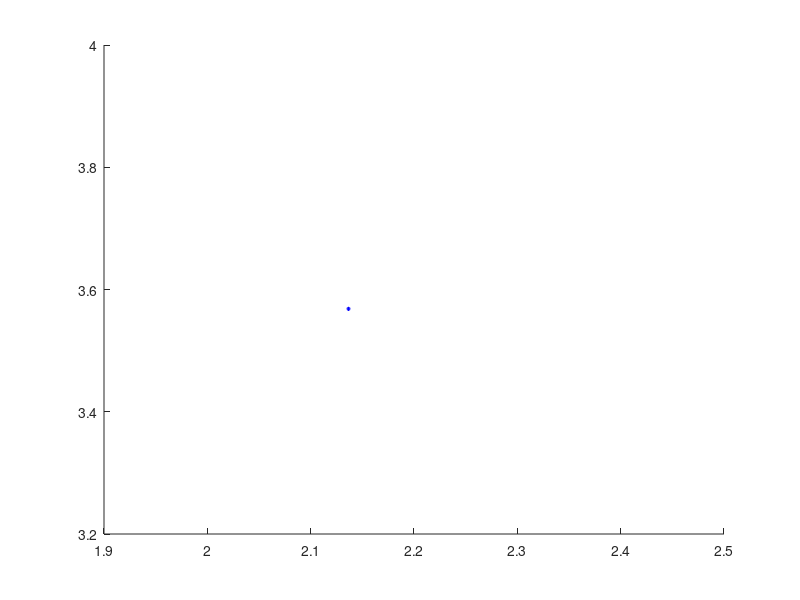

Recreate this plot in MATLAB. (Note: this script raises an error after producing the figure.)
% Respecte als resultats. De moment, et proposo començar amb 'generar'
% escenaris en Matlab. Quelcom tan senzill com definir un àrea rectangular
% de x*y metres, posar un AP al mig i N estacions repartides aleatòriament
% a l'àrea. Un cop tinguis l'escenari, calcula les distàncies entre l'AP
% i cada estació, i calcula la potència rebuda a cada una d'elles.
% Per això pots fer servir un model de propagació com el TMB
% https://arxiv.org/abs/1812.00667

% Et paso aquest parell de funcions. Es una manera senzilla de calcular el 
% throughput d'una estació. Seguint el que et deia ahir, et queda crear la 
% xarxa, per cada estació calcular la distància entre l'AP i ella mateixa, 
% calcular la potència rebuda, escollir el MCS a fer servir, i finalment 
% treure el throughput que pot assolir cada estació. Si proves diferents 
% valors de BW, has de tenir en compte que la potència tx és reparteix en 
% el total d'amplada de banda, que és equivalent a dir que la potència per 
% subcarrier es redueix a la meitat, i que per tant, augmentar el BW pot 
% suposar una reducció del MCS a fer servir.

tic; % timer
clear all; clc; hold on;
i = 1; % iterator
b = 10; h = 10; % base & height
AP = [b/2 h/2]; % central AP
nSTAs = 1000; % number of stations
P_tx = 21; % transmitted power by AP in (dBm)

draw = 1; % 1 - to plot the room, 0 - to not plot.

lambda = 2.06;  % attenuation factor
L_o = 54.1200;  % path loss intercept
k = 5.25;       % attenuation of each wall
W = 0.1467;     % average number of traversed walls per meter

coordinates = zeros(nSTAs,2);  % initialize matrix coordinates 
distance = zeros(nSTAs,1);     % initialize array distance
P_rx = zeros(nSTAs,1);         % initialize array received power

while i <= nSTAs
    
    % random position generation of STAs
    j = 1;
    xSTA = rand*b; % x random position
    coordinates(i,j) = xSTA; 
    j = 2;
    while j == 2
        ySTA = rand*h; % y random position 
        coordinates(i,j) = ySTA;
        break;
    end
    if (draw == 1); plot(xSTA, ySTA, "*b", 'MarkerSize', 3); end % plots the STA
    distance(i) = DistanceToAP(AP,coordinates(i,1),coordinates(i,2));
    P_rx(i) = STAPowerReceived(P_tx, distance(i), lambda, L_o, k, W); % received power
    %fprintf('The received power is %.4f dBm\n', P_rx);
    i = i+1;
end

distance = sort(distance,'ascend');
P_rx = sort(P_rx,'descend');

if (draw == 1); drawScenario(draw, b, h, P_rx, distance); end

toc; % timer
